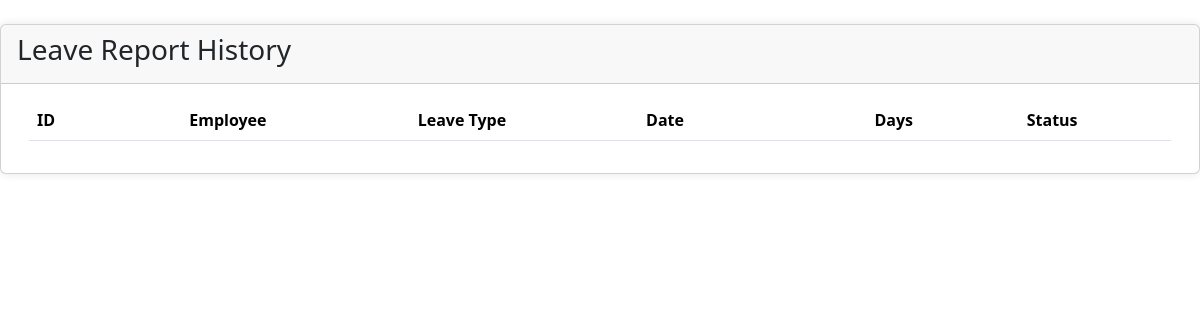
The app's page /user/history.php, older data.
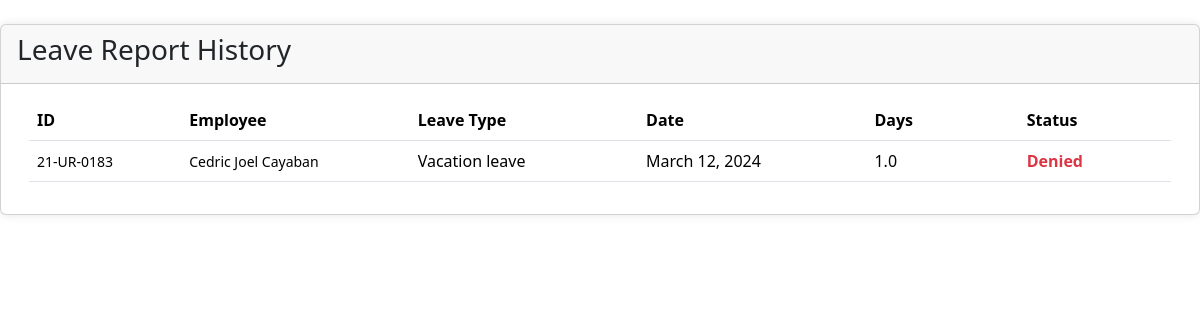
The same page, newer data.
### tables this page shows
CREATE TABLE `employee_leave` (
  `leave_id` int(11) NOT NULL,
  `employee_id` varchar(20) NOT NULL,
  `leave_type` int(11) NOT NULL,
  `date` date NOT NULL,
  `status` varchar(50) NOT NULL,
  `reason` varchar(150) NOT NULL,
  `days` decimal(10,1) NOT NULL,
  `credit_cost` float NOT NULL
);

CREATE TABLE `employee` (
  `employee_id` varchar(20) NOT NULL,
  `username` varchar(50) NOT NULL,
  `password` varchar(50) NOT NULL,
  `acc_status` varchar(50) NOT NULL,
  `fname` varchar(25) NOT NULL,
  `mname` varchar(255) NOT NULL,
  `lname` varchar(20) NOT NULL,
  `credits` int(11) DEFAULT NULL,
  `birthdate` date NOT NULL,
  `contact` int(11) NOT NULL,
  `address` varchar(100) NOT NULL,
  `department` int(11) NOT NULL,
  `employee_type` int(11) NOT NULL,
  `academic_rank` int(11) DEFAULT NULL,
  `designation` int(11) DEFAULT NULL
);

CREATE TABLE `leave_type` (
  `type_id` int(11) NOT NULL,
  `leave_name` varchar(50) NOT NULL
);

### user/history.php (the view, shortened to what this page needs)
<?php
    require('../config.php');
?>
<!DOCTYPE html>
<html lang="en">
<head>
    <link rel="stylesheet" href="../css/contents.css?ver=0001">
    <link href="https://cdn.jsdelivr.net/npm/bootstrap@5.3.3/dist/css/bootstrap.min.css" rel="stylesheet">
</head>
<body>
<div class="card card-outline card-primary mt-4" id="load-content">
	<div class="card-header d-flex justify-content-between">
		<h3 class="card-title">Leave Report History</h3>
	</div>
	<div class="card-body">
        <div class="container-fluid">
			<table class="table table-hover table-stripped">
				<colgroup>
                    <col width="10%">
					<col width="15%">
					<col width="15%">
					<col width="15%">
					<col width="10%">
					<col width="10%">
				</colgroup>
				<thead>
					<tr>
						<th>ID</th>
						<th>Employee</th>
						<th>Leave Type</th>
						<th>Date</th>
						<th>Days</th>
						<th>Status</th>
					</tr>
				</thead>
				<tbody>
                        <?php
                            $reportSql = $con -> query("SELECT * FROM
                                employee_leave
                                INNER JOIN employee ON employee_leave.employee_id=employee.employee_id
                                INNER JOIN leave_type ON employee_leave.leave_type = leave_type.type_id
                                WHERE employee.employee_id = '$employeeId' AND  employee_leave.status = 'Accepted' OR employee_leave.status = 'Rejected'"
                            );
                            while($employee = $reportSql -> fetch_assoc()){
                        ?>
						<tr>
							<td>
                            <small><?=$employee['employee_id']?></small><br>
                            </td>
							<td>
								<small><?=$employee['fname'] . ' ' . $employee['lname']?> </small>
                            </td>
							<td><?=$employee['leave_name']?></td>
							<td><?= date('F j, Y', strtotime($employee['date'])) ?></td>
							<td>
                                <?=$employee['days']?>
							</td>
							<td>
                            <?php if($employee['status'] == 'Accepted'): ?>
									<b class="text-success">Approved</b>
								<?php elseif($employee['status'] == 'Rejected'): ?>
									<b class="text-danger">Denied</b>
								<?php else: ?>
									<b class="text-primary">Pending</b>
								<?php endif; ?>
							</td>
						</tr>
                        <?php
                            }
                        ?>
				</tbody>
			</table>
		</div>
	</div>
</div>
</body>
</html>

Row changes from the older to the newer data that the page shows:
added employee_leave: employee.employee_id "21-UR-0183", employee.fname "Cedric Joel", employee.lname "Cayaban", leave_type.leave_name "Vacation leave", date "March 12, 2024", days "1.0", status "Denied"
